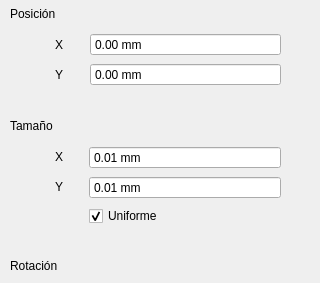
          <widget class="QWidget" name="parametros">
           <property name="geometry">
            <rect>
             <x>0</x>
             <y>0</y>
             <width>320</width>
             <height>283</height>
            </rect>
           </property>
           <attribute name="label">
            <string>Parametros</string>
           </attribute>
           <widget class="QWidget" name="layoutWidget_2">
            <property name="geometry">
             <rect>
              <x>10</x>
              <y>0</y>
              <width>271</width>
              <height>308</height>
             </rect>
            </property>
            <layout class="QVBoxLayout" name="verticalLayout_4">
             <item>
              <widget class="QLabel" name="posicion">
               <property name="text">
                <string>Posición</string>
               </property>
              </widget>
             </item>
             <item>
              <layout class="QGridLayout" name="Pos" rowstretch="1,0" columnstretch="1,1,4">
               <property name="sizeConstraint">
                <enum>QLayout::SizeConstraint::SetDefaultConstraint</enum>
               </property>
               <property name="leftMargin">
                <number>0</number>
               </property>
               <property name="topMargin">
                <number>0</number>
               </property>
               <property name="rightMargin">
                <number>0</number>
               </property>
               <property name="bottomMargin">
                <number>0</number>
               </property>
               <property name="spacing">
                <number>7</number>
               </property>
               <item row="1" column="0">
                <spacer name="horizontalSpacer_2">
                 <property name="orientation">
                  <enum>Qt::Orientation::Horizontal</enum>
                 </property>
                 <property name="sizeType">
                  <enum>QSizePolicy::Policy::Fixed</enum>
                 </property>
                 <property name="sizeHint" stdset="0">
                  <size>
                   <width>25</width>
                   <height>20</height>
                  </size>
                 </property>
                </spacer>
               </item>
               <item row="0" column="1">
                <widget class="QLabel" name="label1">
                 <property name="text">
                  <string>X</string>
                 </property>
                 <property name="alignment">
                  <set>Qt::AlignmentFlag::AlignCenter</set>
                 </property>
                </widget>
               </item>
               <item row="1" column="1">
                <widget class="QLabel" name="label2">
                 <property name="text">
                  <string>Y</string>
                 </property>
                 <property name="alignment">
                  <set>Qt::AlignmentFlag::AlignCenter</set>
                 </property>
                </widget>
               </item>
               <item row="0" column="2">
                <widget class="QDoubleSpinBox" name="txt_posX">
                 <property name="buttonSymbols">
                  <enum>QAbstractSpinBox::ButtonSymbols::NoButtons</enum>
                 </property>
                 <property name="suffix">
                  <string> mm</string>
                 </property>
                 <property name="maximum">
                  <double>440.000000000000000</double>
                 </property>
                </widget>
               </item>
               <item row="1" column="2">
                <widget class="QDoubleSpinBox" name="txt_posY">
                 <property name="buttonSymbols">
                  <enum>QAbstractSpinBox::ButtonSymbols::NoButtons</enum>
                 </property>
                 <property name="suffix">
                  <string> mm</string>
                 </property>
                 <property name="maximum">
                  <double>440.000000000000000</double>
                 </property>
                </widget>
               </item>
              </layout>
             </item>
             <item>
              <spacer name="verticalSpacer">
               <property name="orientation">
                <enum>Qt::Orientation::Vertical</enum>
               </property>
               <property name="sizeType">
                <enum>QSizePolicy::Policy::Preferred</enum>
               </property>
               <property name="sizeHint" stdset="0">
                <size>
                 <width>20</width>
                 <height>20</height>
                </size>
               </property>
              </spacer>
             </item>
             <item>
              <widget class="QLabel" name="tamao">
               <property name="text">
                <string>Tamaño</string>
               </property>
              </widget>
             </item>
             <item>
              <layout class="QGridLayout" name="Size" rowstretch="2,2,1" columnstretch="1,1,4">
               <property name="verticalSpacing">
                <number>7</number>
               </property>
               <item row="0" column="1" alignment="Qt::AlignmentFlag::AlignHCenter|Qt::AlignmentFlag::AlignVCenter">
                <widget class="QLabel" name="label_5">
                 <property name="text">
                  <string>X</string>
                 </property>
                </widget>
               </item>
               <item row="1" column="2">
                <widget class="QDoubleSpinBox" name="txt_sizeY">
                 <property name="buttonSymbols">
                  <enum>QAbstractSpinBox::ButtonSymbols::NoButtons</enum>
                 </property>
                 <property name="suffix">
                  <string> mm</string>
                 </property>
                 <property name="minimum">
                  <double>0.010000000000000</double>
                 </property>
                 <property name="maximum">
                  <double>220.000000000000000</double>
                 </property>
                </widget>
               </item>
               <item row="1" column="1" alignment="Qt::AlignmentFlag::AlignHCenter|Qt::AlignmentFlag::AlignVCenter">
                <widget class="QLabel" name="label_6">
                 <property name="text">
                  <string>Y</string>
                 </property>
                </widget>
               </item>
               <item row="0" column="2">
                <widget class="QDoubleSpinBox" name="txt_sizeX">
                 <property name="buttonSymbols">
                  <enum>QAbstractSpinBox::ButtonSymbols::NoButtons</enum>
                 </property>
                 <property name="suffix">
                  <string> mm</string>
                 </property>
                 <property name="decimals">
                  <number>2</number>
                 </property>
                 <property name="minimum">
                  <double>0.010000000000000</double>
                 </property>
                 <property name="maximum">
                  <double>220.000000000000000</double>
                 </property>
                 <property name="singleStep">
                  <double>1.000000000000000</double>
                 </property>
                 <property name="value">
                  <double>0.010000000000000</double>
                 </property>
                </widget>
               </item>
               <item row="1" column="0">
                <spacer name="horizontalSpacer">
                 <property name="orientation">
                  <enum>Qt::Orientation::Horizontal</enum>
                 </property>
                 <property name="sizeType">
                  <enum>QSizePolicy::Policy::Fixed</enum>
                 </property>
                 <property name="sizeHint" stdset="0">
                  <size>
                   <width>25</width>
                   <height>20</height>
                  </size>
                 </property>
                </spacer>
               </item>
               <item row="2" column="2">
                <widget class="QCheckBox" name="checkBox">
                 <property name="text">
                  <string>Uniforme</string>
                 </property>
                 <property name="checked">
                  <bool>true</bool>
                 </property>
                </widget>
               </item>
              </layout>
             </item>
             <item>
              <spacer name="verticalSpacer_2">
               <property name="orientation">
                <enum>Qt::Orientation::Vertical</enum>
               </property>
               <property name="sizeType">
                <enum>QSizePolicy::Policy::Preferred</enum>
               </property>
               <property name="sizeHint" stdset="0">
                <size>
                 <width>20</width>
                 <height>20</height>
                </size>
               </property>
              </spacer>
             </item>
             <item>
              <widget class="QLabel" name="rotacion">
               <property name="text">
                <string>Rotación</string>
               </property>
              </widget>
             </item>
             <item>
              <layout class="QGridLayout" name="Rot" columnstretch="1,1,4">
               <item row="0" column="0">
                <spacer name="horizontalSpacer_3">
                 <property name="orientation">
                  <enum>Qt::Orientation::Horizontal</enum>
                 </property>
                 <property name="sizeType">
                  <enum>QSizePolicy::Policy::Fixed</enum>
                 </property>
                 <property name="sizeHint" stdset="0">
                  <size>
                   <width>25</width>
                   <height>20</height>
                  </size>
                 </property>
                </spacer>
               </item>
               <item row="0" column="2">
                <widget class="QDoubleSpinBox" name="txt_rot">
                 <property name="buttonSymbols">
                  <enum>QAbstractSpinBox::ButtonSymbols::NoButtons</enum>
                 </property>
                 <property name="prefix">
                  <string/>
                 </property>
                 <property name="suffix">
                  <string> (º)</string>
                 </property>
                 <property name="minimum">
                  <double>-180.000000000000000</double>
                 </property>
                 <property name="maximum">
                  <double>180.000000000000000</double>
                 </property>
                </widget>
               </item>
               <item row="0" column="1">
                <widget class="QLabel" name="label_7">
                 <property name="text">
                  <string>Ángulo (º)</string>
                 </property>
                </widget>
               </item>
              </layout>
             </item>
            </layout>
           </widget>
          </widget>
